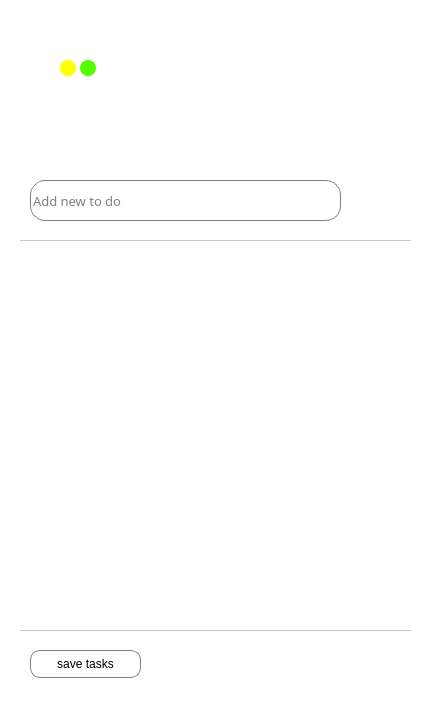
<?xml version="1.0" encoding="UTF-8"?>
<ui version="4.0">
 <class>MainWindow</class>
 <widget class="QMainWindow" name="MainWindow">
  <property name="geometry">
   <rect>
    <x>0</x>
    <y>0</y>
    <width>436</width>
    <height>714</height>
   </rect>
  </property>
  <property name="windowTitle">
   <string>MainWindow</string>
  </property>
  <property name="styleSheet">
   <string notr="true">border-radius: 50px;
background-color: rgb(255, 255, 255);</string>
  </property>
  <widget class="QWidget" name="centralwidget">
   <widget class="QFrame" name="frame">
    <property name="geometry">
     <rect>
      <x>0</x>
      <y>0</y>
      <width>431</width>
      <height>691</height>
     </rect>
    </property>
    <property name="styleSheet">
     <string notr="true">border-radius: 50px;
background-color: rgb(255, 255, 255);</string>
    </property>
    <property name="frameShape">
     <enum>QFrame::StyledPanel</enum>
    </property>
    <property name="frameShadow">
     <enum>QFrame::Raised</enum>
    </property>
    <widget class="QLabel" name="imagelabel">
     <property name="geometry">
      <rect>
       <x>90</x>
       <y>50</y>
       <width>251</width>
       <height>81</height>
      </rect>
     </property>
     <property name="text">
      <string/>
     </property>
     <property name="pixmap">
      <pixmap resource="images/iconsandimages/todoimages.qrc">:/images/Screenshot 2025-05-13 140447.jpg</pixmap>
     </property>
     <property name="scaledContents">
      <bool>true</bool>
     </property>
    </widget>
    <widget class="QPushButton" name="exitbutton">
     <property name="geometry">
      <rect>
       <x>40</x>
       <y>60</y>
       <width>16</width>
       <height>16</height>
      </rect>
     </property>
     <property name="minimumSize">
      <size>
       <width>16</width>
       <height>16</height>
      </size>
     </property>
     <property name="maximumSize">
      <size>
       <width>16</width>
       <height>16</height>
      </size>
     </property>
     <property name="styleSheet">
      <string notr="true">border-radius: 8px;
background-color: rgb(255, 0, 0);

hover {
    background-color: #45a049;
}</string>
     </property>
     <property name="text">
      <string/>
     </property>
    </widget>
    <widget class="QPushButton" name="minimizebutton">
     <property name="geometry">
      <rect>
       <x>80</x>
       <y>60</y>
       <width>16</width>
       <height>16</height>
      </rect>
     </property>
     <property name="minimumSize">
      <size>
       <width>16</width>
       <height>16</height>
      </size>
     </property>
     <property name="maximumSize">
      <size>
       <width>16</width>
       <height>16</height>
      </size>
     </property>
     <property name="styleSheet">
      <string notr="true">border-radius: 8px;
background-color: rgb(85, 255, 0);
</string>
     </property>
     <property name="text">
      <string/>
     </property>
    </widget>
    <widget class="QPushButton" name="expandbutton">
     <property name="geometry">
      <rect>
       <x>60</x>
       <y>60</y>
       <width>16</width>
       <height>16</height>
      </rect>
     </property>
     <property name="minimumSize">
      <size>
       <width>16</width>
       <height>16</height>
      </size>
     </property>
     <property name="maximumSize">
      <size>
       <width>16</width>
       <height>16</height>
      </size>
     </property>
     <property name="styleSheet">
      <string notr="true">border-radius: 8px;
background-color: rgb(255, 255, 0);
</string>
     </property>
     <property name="text">
      <string/>
     </property>
    </widget>
    <widget class="QLineEdit" name="inputtask">
     <property name="geometry">
      <rect>
       <x>30</x>
       <y>180</y>
       <width>311</width>
       <height>41</height>
      </rect>
     </property>
     <property name="font">
      <font>
       <family>Lucida Sans</family>
       <pointsize>10</pointsize>
      </font>
     </property>
     <property name="styleSheet">
      <string notr="true">border: 1px solid gray;
border-radius: 15px;
</string>
     </property>
     <property name="text">
      <string/>
     </property>
     <property name="placeholderText">
      <string>Add new to do</string>
     </property>
    </widget>
    <widget class="QPushButton" name="addtaskbutton">
     <property name="geometry">
      <rect>
       <x>350</x>
       <y>180</y>
       <width>41</width>
       <height>41</height>
      </rect>
     </property>
     <property name="styleSheet">
      <string notr="true">
</string>
     </property>
     <property name="text">
      <string/>
     </property>
     <property name="icon">
      <iconset resource="images/iconsandimages/todoimages.qrc">
       <normaloff>:/images/icons8_macos_maximize_32.png</normaloff>:/images/icons8_macos_maximize_32.png</iconset>
     </property>
     <property name="iconSize">
      <size>
       <width>50</width>
       <height>50</height>
      </size>
     </property>
    </widget>
    <widget class="Line" name="line">
     <property name="geometry">
      <rect>
       <x>20</x>
       <y>240</y>
       <width>391</width>
       <height>1</height>
      </rect>
     </property>
     <property name="styleSheet">
      <string notr="true">color: rgb(213, 213, 213);
background-color: rgb(198, 198, 198);</string>
     </property>
     <property name="orientation">
      <enum>Qt::Horizontal</enum>
     </property>
    </widget>
    <widget class="QScrollArea" name="scrollArea">
     <property name="geometry">
      <rect>
       <x>30</x>
       <y>260</y>
       <width>361</width>
       <height>361</height>
      </rect>
     </property>
     <property name="widgetResizable">
      <bool>true</bool>
     </property>
     <widget class="QWidget" name="scrollAreaWidgetContents">
      <property name="geometry">
       <rect>
        <x>0</x>
        <y>0</y>
        <width>361</width>
        <height>361</height>
       </rect>
      </property>
      <widget class="QWidget" name="taskListContainer" native="true">
       <property name="geometry">
        <rect>
         <x>0</x>
         <y>0</y>
         <width>361</width>
         <height>361</height>
        </rect>
       </property>
       <widget class="QWidget" name="verticalLayoutWidget">
        <property name="geometry">
         <rect>
          <x>0</x>
          <y>0</y>
          <width>361</width>
          <height>361</height>
         </rect>
        </property>
        <layout class="QVBoxLayout" name="taskListLayout">
         <property name="leftMargin">
          <number>5</number>
         </property>
         <property name="rightMargin">
          <number>0</number>
         </property>
        </layout>
       </widget>
      </widget>
     </widget>
    </widget>
    <widget class="QPushButton" name="deletetaskbutton">
     <property name="geometry">
      <rect>
       <x>360</x>
       <y>640</y>
       <width>41</width>
       <height>41</height>
      </rect>
     </property>
     <property name="styleSheet">
      <string notr="true"/>
     </property>
     <property name="text">
      <string/>
     </property>
     <property name="icon">
      <iconset resource="images/iconsandimages/todoimages.qrc">
       <normaloff>:/images/icons8_Delete_32.png</normaloff>:/images/icons8_Delete_32.png</iconset>
     </property>
     <property name="iconSize">
      <size>
       <width>50</width>
       <height>50</height>
      </size>
     </property>
    </widget>
    <widget class="Line" name="line_2">
     <property name="geometry">
      <rect>
       <x>20</x>
       <y>630</y>
       <width>391</width>
       <height>1</height>
      </rect>
     </property>
     <property name="styleSheet">
      <string notr="true">color: rgb(213, 213, 213);
background-color: rgb(198, 198, 198);</string>
     </property>
     <property name="orientation">
      <enum>Qt::Horizontal</enum>
     </property>
    </widget>
    <widget class="QPushButton" name="savetasks">
     <property name="geometry">
      <rect>
       <x>30</x>
       <y>650</y>
       <width>111</width>
       <height>28</height>
      </rect>
     </property>
     <property name="styleSheet">
      <string notr="true">
border-radius: 10px;
border: 1px solid gray;</string>
     </property>
     <property name="text">
      <string>save tasks</string>
     </property>
    </widget>
   </widget>
  </widget>
  <widget class="QStatusBar" name="statusbar"/>
  <action name="actionExit">
   <property name="text">
    <string>Exit</string>
   </property>
  </action>
 </widget>
 <resources>
  <include location="images/iconsandimages/todoimages.qrc"/>
 </resources>
 <connections/>
</ui>
